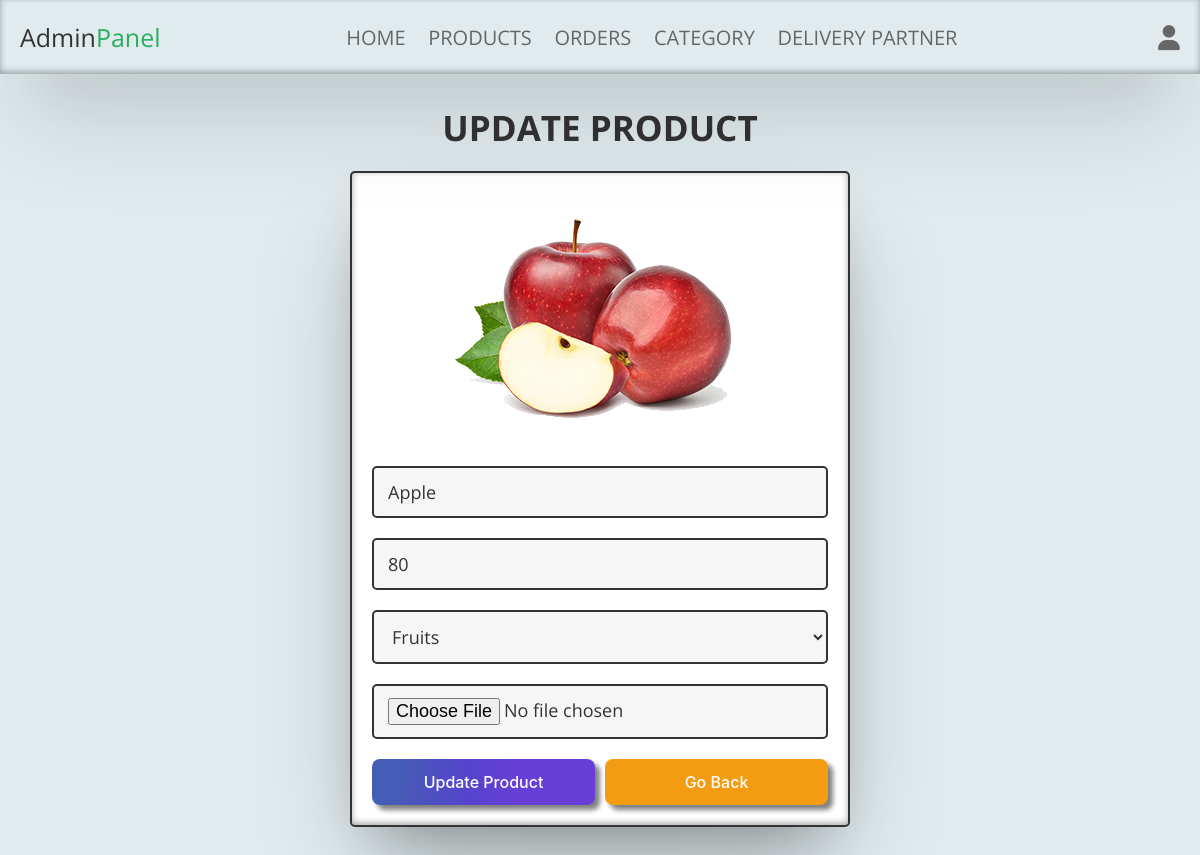
Screenshot of /admin_update_product.php?update=33 (signed in) with the database file from the repository.
### tables this page shows
CREATE TABLE `products` (
  `id` int(100) NOT NULL,
  `name` varchar(100) NOT NULL,
  `category` varchar(20) NOT NULL,
  `price` int(100) NOT NULL,
  `image` varchar(100) NOT NULL,
  `stock` int(100) NOT NULL
);

### admin_update_product.php (the view, shortened to what this page needs)
<?php
@include 'config.php';
?>
<!DOCTYPE html>
<html lang="en">
<head>
   <link rel="stylesheet" href="https://cdnjs.cloudflare.com/ajax/libs/font-awesome/6.1.1/css/all.min.css">
   <link rel="stylesheet" href="css/admin_style.css">
</head>
<body>
<?php include 'admin_header.php'; ?>
<section class="update-product">
   <h1 class="title">update product</h1>
   <?php
      $update_id = $_GET['update'];
      $select_products = $conn->prepare("SELECT * FROM `products` WHERE id = ?");
      $select_products->execute([$update_id]);
      if($select_products->rowCount() > 0){
         while($fetch_products = $select_products->fetch(PDO::FETCH_ASSOC)){
   ?>
   <form action="" method="post" enctype="multipart/form-data">
      <img src="uploaded_img/<?= $fetch_products['image']; ?>" alt="">
      <input type="text" name="name" placeholder="enter product name" required class="box" value="<?= $fetch_products['name']; ?>">
      <input type="number" name="price" min="0" placeholder="enter product price" required class="box" value="<?= $fetch_products['price']; ?>">
      <select name="category" class="box" required>
         <option selected><?= $fetch_products['category']; ?></option>
      </select>
      <input type="file" name="image" class="box" accept="image/jpg, image/jpeg, image/png">
      <div class="flex-btn">
         <input type="submit" class="btn" value="update product" name="update_product">
         <a href="admin_products.php" class="option-btn">go back</a>
      </div>
   </form>
   <?php
         }
      }else{
         echo '<p class="empty">no products found!</p>';
      }
   ?>
</section>
</body>
</html>

### css/admin_style.css (style rules this page uses)
:root { --color-1:#B0C4DE; --color-2: #E1EBEE; --box-shadow:rgba(7, 7, 7, 0.25) 0px 50px 100px -20px, rgba(0, 0, 0, 0.3) 0px 30px 60px -30px, rgba(7, 7, 7, 0.35) 0px -2px 6px 0px inset; }
body , .adminheader { background-color: var(--color-2); }
.update-product form { max-width: 50rem; padding:2rem; margin:0 auto; text-align: center; border:var(--border); box-shadow: var(--box-shadow); background-color: var(--white); border-radius: .5rem; }
.update-product form img { height: 25rem; object-fit: cover; margin-bottom: 1rem; }
.update-product form .box { width: 100%; border:var(--border); background-color: var(--white); border-radius: .5rem; background-color: var(--light-bg); padding:1.2rem 1.4rem; font-size: 1.8rem; color:var(--black); margin:1rem 0; }

### css/components.css (style rules this page uses)
:root { --green:#27ae60; --orange:#f39c12; --red:#e74c3c; --black:#333; --light-color:#666; --white:#fff; --light-bg:#f6f6f6; --border:.2rem solid var(--black); --color-1:#B0C4DE; --color-2: #E1EBEE; --box-shadow:0 .5rem 1rem rgba(0,0,0,.1); }
* { font-family: 'Open Sans', sans-serif; margin:0; padding:0; box-sizing: border-box; outline: none; border:none; text-decoration: none; color:var(--black); }
body { background-color: var(--light-bg); }
html { font-size: 62.5%; overflow-x: hidden; scroll-behavior: smooth; scroll-padding-top: 6.5rem; }
section { padding:3rem 2rem; max-width: 1200px; margin:0 auto; }
.btn, .delete-btn, .option-btn { display: block; width: 100%; margin-top: 1rem; border-radius: .5rem; padding:1.3rem 3rem; text-transform: capitalize; cursor: pointer; text-align: center; border-radius: 8px; border-style: none; box-sizing: border-box; color: #FFFFFF; cursor: pointer; flex-shrink: 0; font-family: "Inter UI","SF Pro Display",-apple-system,BlinkMacSystemFont,"Segoe UI",Roboto,Oxygen,Ubuntu,Cantarell,"Open Sans","Helvetica Neue",sans-serif; font-size: 16px; font-weight: 500; box-shadow: 5px 5px 5px gray; user-select: none; -webkit-user-select: none; touch-action: manipulation; }
.btn { background-image: linear-gradient(92.88deg, #455EB5 9.16%, #5643CC 43.89%, #673FD7 64.72%); }
.option-btn { background-color: var(--orange); }
.flex-btn { display: flex; flex-wrap: wrap; gap:1rem; }
.flex-btn > * { flex:1; }
.title { text-align: center; margin-bottom: 2rem; text-transform: uppercase; color:var(--black); font-size: 3.5rem; }

### rows the page displays
products: image (picture), name "Apple", price "80", category "Fruits"
